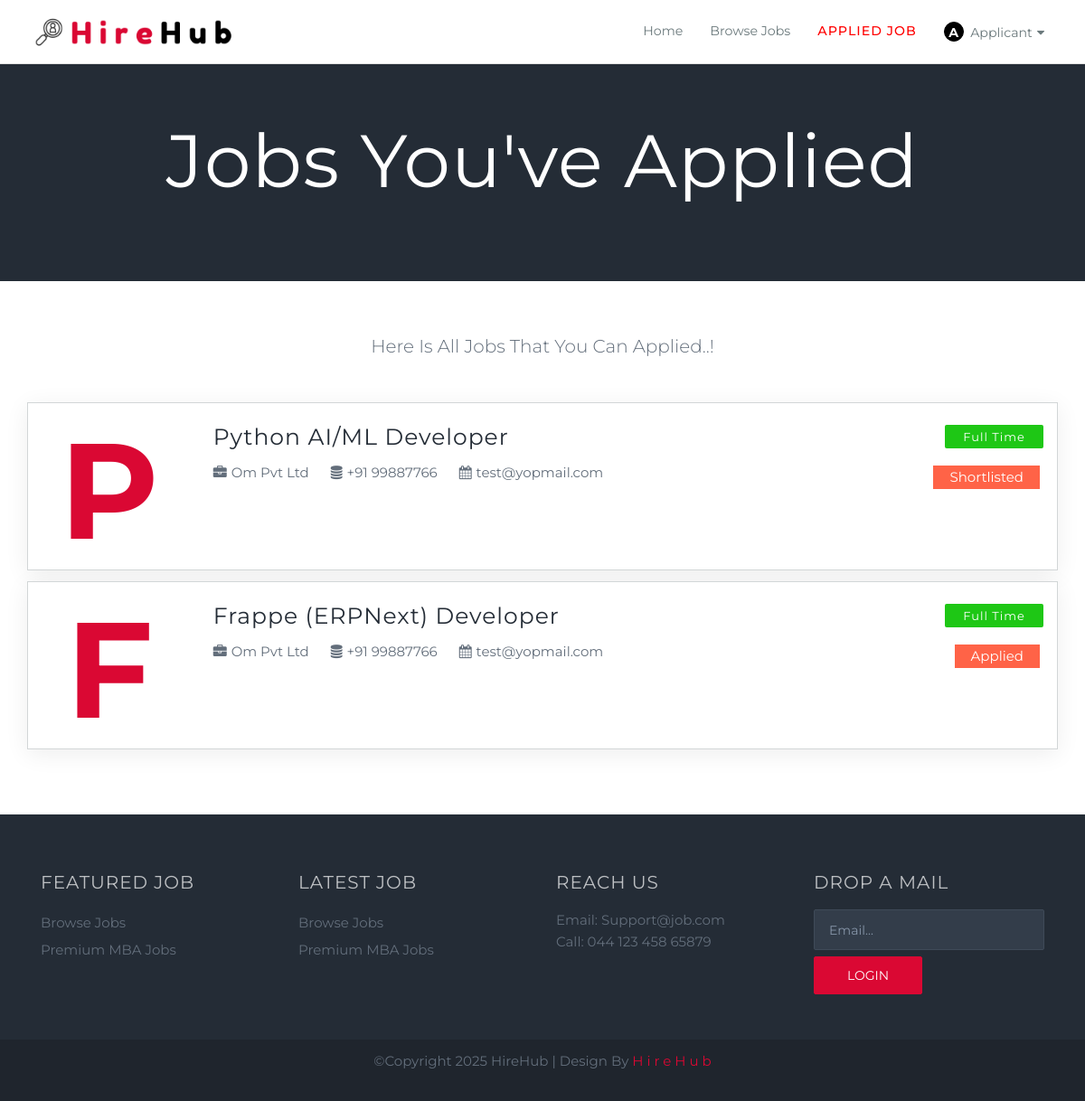
/show_applied_job (signed in), run on an earlier commit of the app's database.
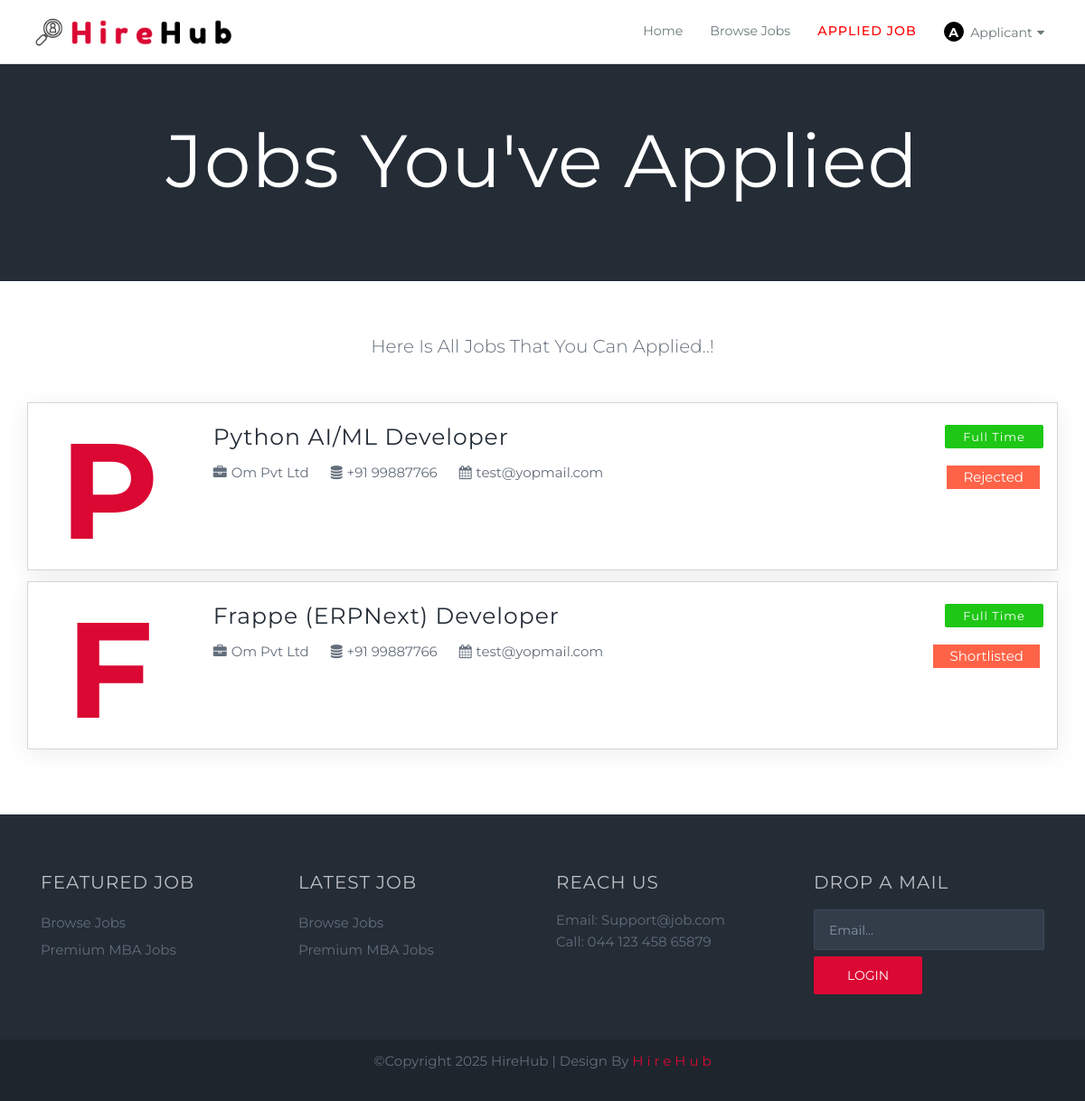
And on a later commit of the database.
### hirehubapp/models.py (models this page shows, shortened)
class Apply_Job(models.Model):
    STATUS_CHOICES = [
        ('Applied', 'Applied'),
        ('Under Review', 'Under Review'),
        ('Shortlisted', 'Shortlisted'),
        ('Rejected', 'Rejected'),
    ]
    job_id = models.CharField(max_length=20, null=True, default=None)
    company_name = models.CharField(max_length=255)
    title = models.CharField(max_length=255)
    name = models.CharField(max_length=255)
    email = models.EmailField()
    mobile = models.CharField(max_length=15)
    address = models.TextField()
    city = models.CharField(max_length=255)
    pincode = models.CharField(max_length=10)
    status = models.CharField(max_length=20,choices=STATUS_CHOICES,default='Applied')
    resume = models.FileField(upload_to='resumes/', null=True, blank=True)

### hirehubapp/views.py (the view)
# urls.py: path("show_applied_job", views.show_applied_job, name="show_applied_job"),
def show_applied_job(request):
    user = None
    if 'email' in request.session:
        user=User.objects.get(email=request.session['email'])
    apply_jobs = Apply_Job.objects.filter(email=user.email)
    return render(request, "show_applied_job.html",{'apply_jobs':apply_jobs})

### hirehubapp/templates/show_applied_job.html
{% extends 'base.html' %}
{% block content %}
	<section class="inner-banner" style="backend:#242c36 url(/static/img/download.jpg)no-repeat;">
		<div class="container">
			<div class="caption">
				<h2>Jobs You've Applied</h2>
			</div>
		</div>
	</section>
	<section class="jobs">
		<div class="container">
			<div class="row heading">
				<p>Here Is All Jobs That You Can Applied..!</p>
			</div>
			<div class="companies">
				{% if request.session.email %}
					{% for apply_jobs in apply_jobs %}
					<div class="company-list">
						<div class="row">
							<div class="col-md-2 col-sm-2">
								<div class="company-logo"style="width: 150px; height: 150px; color: #da0833; font-weight: bold; text-align: center; line-height: 150px; border-radius: 50%; display: inline-block; font-size: 150px; margin-top: 10px;">
								    {{ apply_jobs.title|slice:":1"|upper }}
								</div>
							</div>
							<div class="col-md-10 col-sm-10">
								<div class="company-content">
									<h3>{{ apply_jobs.title }}<span class="full-time">Full Time</span><br></h3>
										<span class="full-time" style="background-color: tomato; float: right; color: white; margin: 4px; padding: 1px 18px;">{{ apply_jobs.status }}</span>
									<p><span class="company-name"><i class="fa fa-briefcase"></i>{{ apply_jobs.company_name }}</span>
										<span class="company-name"><i class="fa fa-database"></i>+91 {{ apply_jobs.mobile }}</span>
										<span class="company-name"><i class="fa fa-calendar"></i>{{ apply_jobs.email }}</span>
									</p>
								</div>
							</div>
						</div>
					</div>
					{% endfor %}
					{% else %}
					<center><h3>Please Login To See Your Applied JObs....!!!</h3></center>
					{% endif %}
				</div>
		</div>
	</section>
	{% endblock %}

What changed in the data, as far as the page shows it:
changed Apply_Job "Python AI/ML Developer": status "Shortlisted" → "Rejected"
changed Apply_Job "Frappe (ERPNext) Developer": status "Applied" → "Shortlisted"
